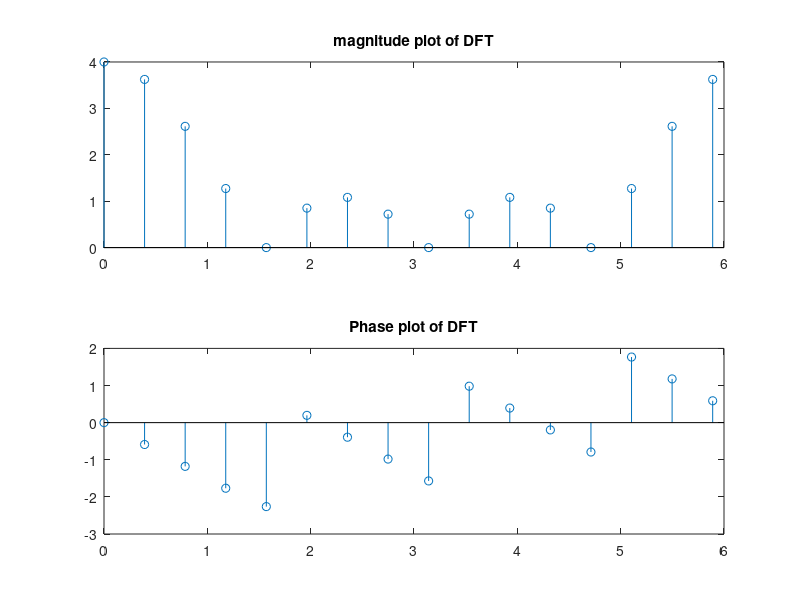

Recreate this plot in MATLAB.

clc; close all; clear all; 
% DFT
N = 16;
jk= 2*pi/N;  %N=4,8,16
wn = 0: jk: jk*(N-1);
xn = [1 1 1 1];
xn1 = [xn zeros(1, N-length(xn))];
Xk=[];
for k=0:N-1;
    Xk(k+1)=0;
for n = 0:N-1;
    Xk(k+1) = Xk(k+1)+xn1(n+1).*exp(-j*2*pi*k*n/N);
end
end

subplot (2,1,1);
stem(wn,abs(Xk));
title('magnitude plot of DFT');

subplot(2,1,2);
stem(wn,angle(Xk));
title('Phase plot of DFT');







